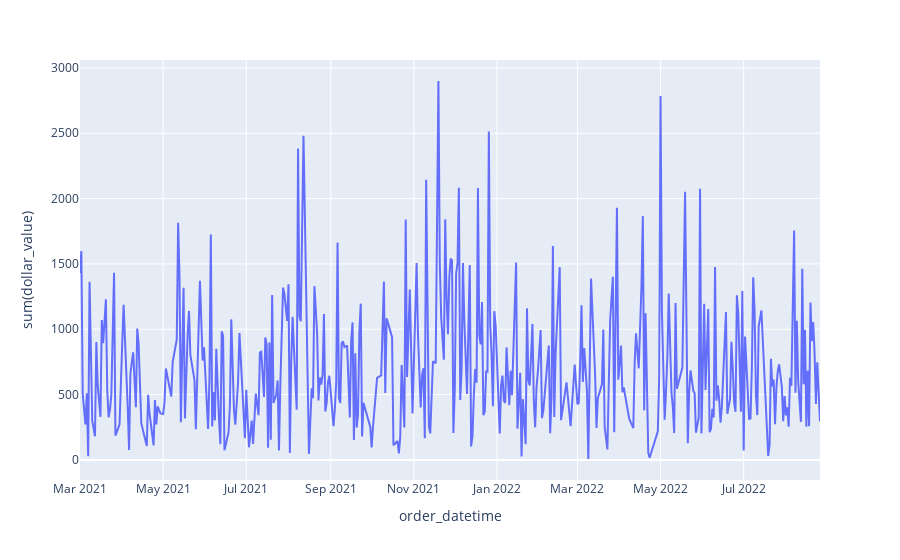

The notebook cell saved with this chart:
### Code cell
sample_abn_sdf2 = transactions_sdf.where(F.col('merchant_abn') == 10255988167).groupBy('order_datetime').agg(F.sum('dollar_value')).sort('order_datetime')
px.line(sample_abn_sdf2.toPandas(), x = 'order_datetime', y = 'sum(dollar_value)')

### Figure 1 — Plotly figure (JSON) as saved in the notebook; plotly's stock layout.template omitted (floating-point values rounded to 4 significant figures; data arrays with more than 128 entries replaced by an {"elided": "..."} marker saying what was removed)
{"data": [{"hovertemplate": "order_datetime=%{x}<br>sum(dollar_value)=%{y}<extra></extra>", "legendgroup": "", "line": {"color": "#636efa", "dash": "solid"}, "marker": {"symbol": "circle"}, "mode": "lines", "name": "", "orientation": "v", "showlegend": false, "type": "scatter", "x": {"elided": "398 str values"}, "xaxis": "x", "y": {"elided": "398 float values"}, "yaxis": "y"}], "layout": {"legend": {"tracegroupgap": 0}, "margin": {"t": 60}, "xaxis": {"anchor": "y", "domain": [0, 1], "title": {"text": "order_datetime"}}, "yaxis": {"anchor": "x", "domain": [0, 1], "title": {"text": "sum(dollar_value)"}}}}
